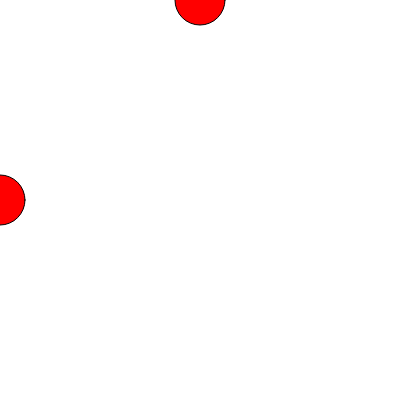
Frame 1 (no input)
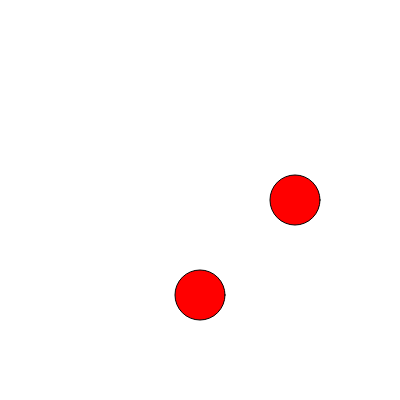
Frame 60 (no input)
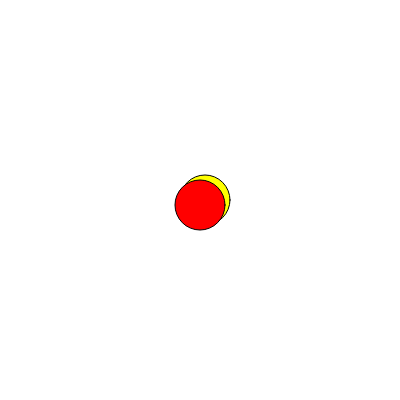
Frame 120 (the mouse pressed at the canvas centre since frame 60)

The p5.js sketch that drew these frames (run headless with seeded random() and noise() and a simulated clock; from frame 60 on, the mouse is pressed at the canvas centre):

// p5.js sketch
// ── sketch.js
var x=0;
var speedX=5;
var y=0;
var speedY=5;
var a=255;
var b=0;
var c=0;
var e=255;
var f=0;
var g=0;
function setup() {
  createCanvas(400, 400);
  
   
}

function draw() {
  background(255);
  
  if(x>=width){
    speedX=-5;
    a=255;
    b=255;
    c=0;
  }
  
  
  stroke(0,0,0);
  fill(a,b,c);
  ellipse(x,200,50,50);
  
  
  
  x+=speedX;
  
  if(x<=0){
    speedX=5;
    a=255;
    b=0;
    c=0;
  }
  stroke(0,0,0);
  fill(e,f,g);
  ellipse(200,y,50,50);
  if(y>=height){
    speedY=-5;
    e=255;
    f=0;
    g=0;
  }
  
  y+=speedY;
  
  if(y<=0){
    speedY=5;
    e=255;
    f=255;
    g=0;
  }
  
  
  
}
// ── bounce.html
<!DOCTYPE html>
<html lang="en">
<head>
    <meta charset="UTF-8">
    <meta name="viewport" content="width=device-width, initial-scale=1.0">
    <script src="../../p5.min.js"></script>
    
    <script src="./sketch.js"></script>
    
    <title>Game</title>
</head>
<body>
    
</body>
</html>
